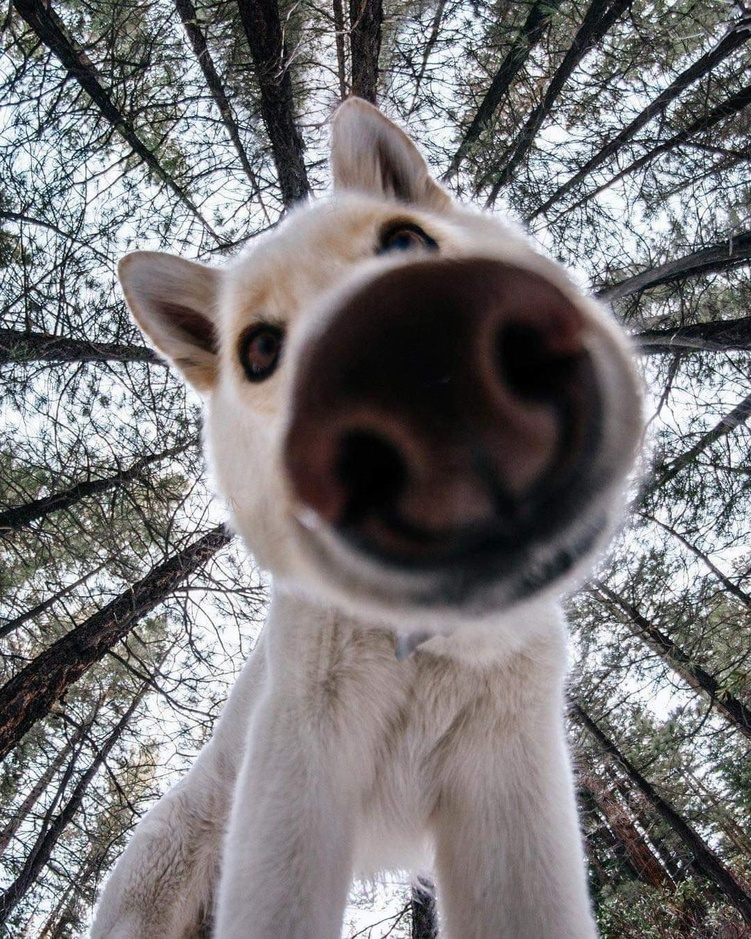
#> input picture 1.programming_languages/1.python/4.thenewboston/doggo.jpg, 751 x 939 px, shrunk from 1080 x 1350 before the run
$ python 44_combine-images-together.py
#> lines starting #> are read from the running program, lines starting #| are printed output that depends on the picture
from PIL import Image

doggo = Image.open("doggo.jpg")
#> doggo is the input picture: PIL image 751x939 RGB; mean R, G, B 121.7, 119.7, 121.3
ziraf = Image.open("ziraf.jpg")
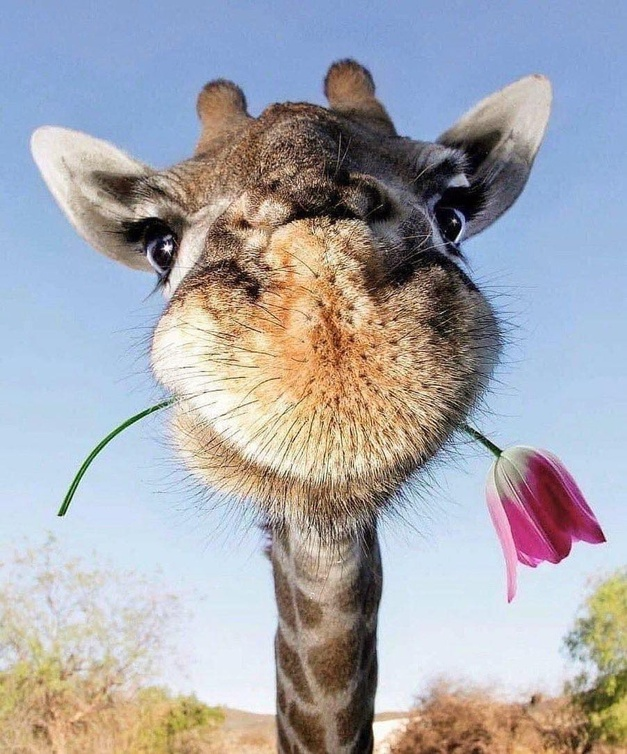
#> input picture 1.programming_languages/1.python/4.thenewboston/ziraf.jpg, 627 x 754 px, shrunk from 902 x 1084 before the run
#> ziraf is the input picture: PIL image 627x754 RGB; mean R, G, B 167, 167.5, 173.8

print(doggo.size)
#| (751, 939)
print(ziraf.size)
#| (627, 754)

area = (300, 300)
doggo.paste(ziraf, area)
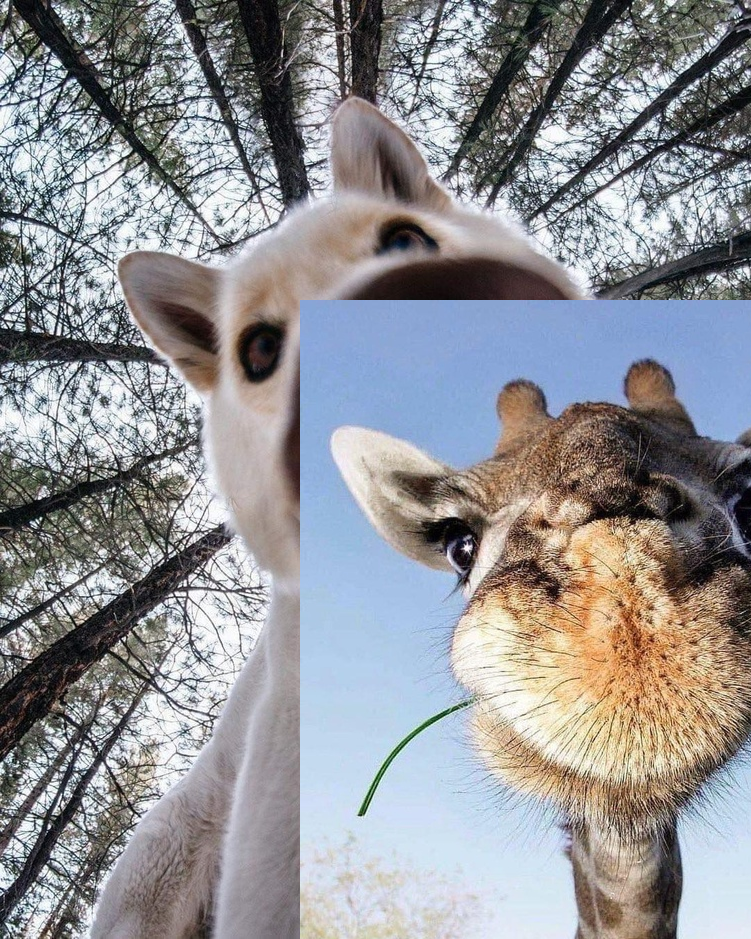
#> doggo: PIL image 751x939 RGB; mean R, G, B 145.5, 146.1, 149.6

doggo.show()
